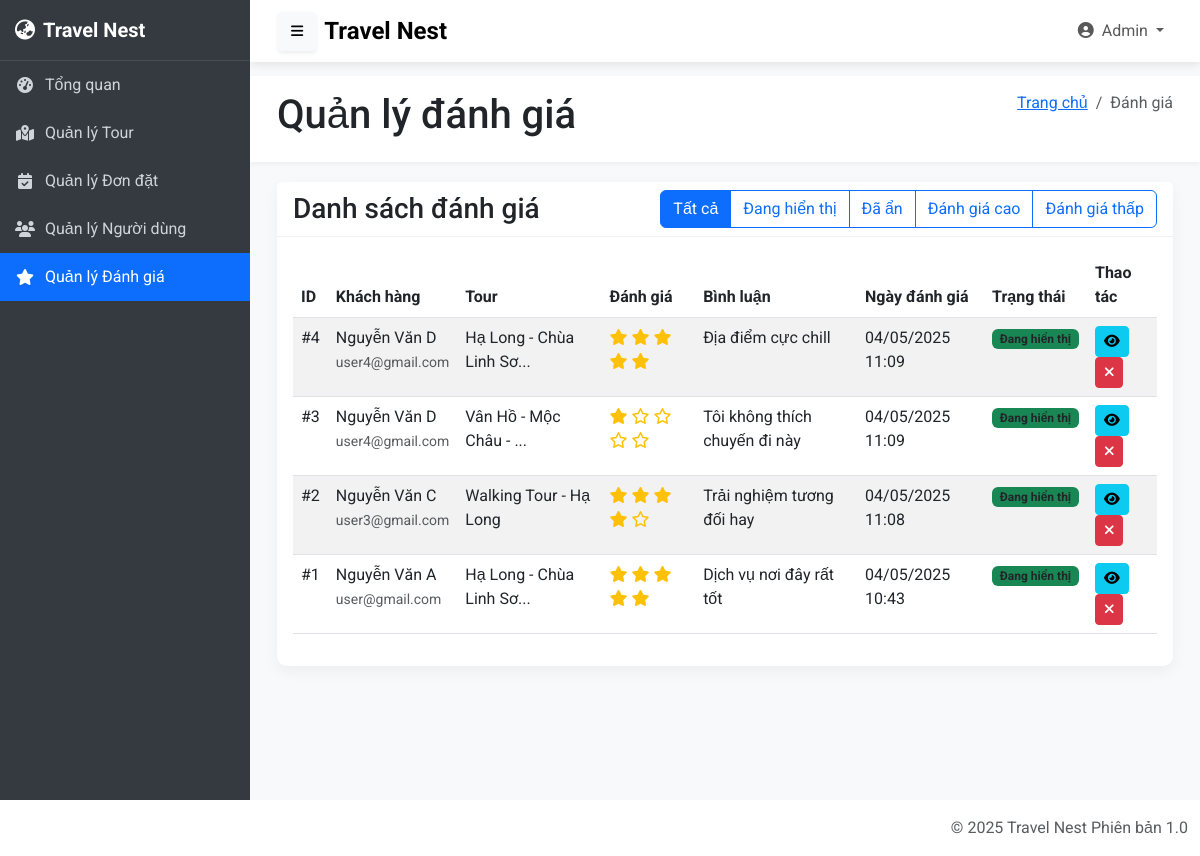
The page /admin/pages/review/reviews.php (signed in) on the database its author committed.
### tables this page shows
CREATE TABLE `reviews` (
  `review_id` int NOT NULL,
  `user_id` int NOT NULL,
  `tour_id` int NOT NULL,
  `booking_id` int NOT NULL,
  `rating` int NOT NULL,
  `comment` text,
  `status` enum('active','deleted') DEFAULT 'active',
  `review_date` timestamp NULL DEFAULT CURRENT_TIMESTAMP
);

CREATE TABLE `users` (
  `user_id` int NOT NULL,
  `full_name` varchar(255) NOT NULL,
  `email` varchar(255) NOT NULL,
  `password` varchar(255) NOT NULL,
  `phone` varchar(20) NOT NULL,
  `address` text,
  `role` enum('customer','admin') DEFAULT 'customer',
  `status` enum('active','blocked','inactive') DEFAULT 'active',
  `created_at` timestamp NULL DEFAULT CURRENT_TIMESTAMP,
  `updated_at` timestamp NULL DEFAULT CURRENT_TIMESTAMP ON UPDATE CURRENT_TIMESTAMP
);

CREATE TABLE `tours` (
  `tour_id` int NOT NULL,
  `name` varchar(255) NOT NULL,
  `description` text NOT NULL,
  `location` varchar(100) NOT NULL,
  `duration` varchar(50) NOT NULL,
  `price_adult` decimal(10,2) NOT NULL,
  `price_child` decimal(10,2) NOT NULL,
  `image1` varchar(255) DEFAULT NULL,
  `image2` varchar(255) DEFAULT NULL,
  `image3` varchar(255) DEFAULT NULL,
  `status` enum('active','inactive') DEFAULT 'active',
  `created_at` timestamp NULL DEFAULT CURRENT_TIMESTAMP,
  `updated_at` timestamp NULL DEFAULT CURRENT_TIMESTAMP ON UPDATE CURRENT_TIMESTAMP
);

### admin/pages/review/reviews.php (the view, shortened to what this page needs)
<?php
require_once '../../../config/config.php';
$filter = isset($_GET['filter']) ? $_GET['filter'] : 'all';
$whereClause = '';
$stmt = $conn->prepare("
    SELECT r.review_id, r.rating, r.comment, r.review_date, r.status,
           u.user_id, u.full_name, u.email,
           t.tour_id, t.name as tour_name,
           b.booking_id
    FROM reviews r
    INNER JOIN users u ON r.user_id = u.user_id
    INNER JOIN tours t ON r.tour_id = t.tour_id
    INNER JOIN bookings b ON r.booking_id = b.booking_id
    $whereClause
    ORDER BY r.review_date DESC
");
$stmt->execute();
$reviews = $stmt->get_result();
?>
<?php include '../../layouts/header.php'; ?>
<body>
    <?php include '../../layouts/navbar.php'; ?>
    <?php include '../../layouts/sidebar.php'; ?>
    <div class="content-wrapper" id="content-wrapper">
        <div class="content-header">
            <div class="container-fluid">
                <div class="row mb-2">
                    <div class="col-sm-6">
                        <h1 class="m-0">Quản lý đánh giá</h1>
                    </div>
                    <div class="col-sm-6">
                        <ol class="breadcrumb float-sm-end">
                            <li class="breadcrumb-item"><a href="../statistics/statistics.php">Trang chủ</a></li>
                            <li class="breadcrumb-item active">Đánh giá</li>
                        </ol>
                    </div>
                </div>
            </div>
        </div>
        <div class="content">
            <div class="container-fluid">
                <div class="card">
                    <div class="card-header">
                        <div class="d-flex justify-content-between align-items-center">
                            <h3 class="card-title mb-0">Danh sách đánh giá</h3>
                            <div class="btn-group">
                                <a href="?filter=all" class="btn btn-<?php echo $filter === 'all' ? 'primary' : 'outline-primary'; ?>">Tất cả</a>
                                <a href="?filter=active" class="btn btn-<?php echo $filter === 'active' ? 'primary' : 'outline-primary'; ?>">Đang hiển thị</a>
                                <a href="?filter=deleted" class="btn btn-<?php echo $filter === 'deleted' ? 'primary' : 'outline-primary'; ?>">Đã ẩn</a>
                                <a href="?filter=high_rating" class="btn btn-<?php echo $filter === 'high_rating' ? 'primary' : 'outline-primary'; ?>">Đánh giá cao</a>
                                <a href="?filter=low_rating" class="btn btn-<?php echo $filter === 'low_rating' ? 'primary' : 'outline-primary'; ?>">Đánh giá thấp</a>
                            </div>
                        </div>
                    </div>
                    <div class="card-body">
                        <div class="table-responsive">
                            <table class="table table-striped table-hover">
                                <thead>
                                    <tr>
                                        <th>ID</th>
                                        <th>Khách hàng</th>
                                        <th>Tour</th>
                                        <th>Đánh giá</th>
                                        <th>Bình luận</th>
                                        <th>Ngày đánh giá</th>
                                        <th>Trạng thái</th>
                                        <th>Thao tác</th>
                                    </tr>
                                </thead>
                                <tbody>
                                    <?php if ($reviews->num_rows > 0): ?>
                                        <?php while ($review = $reviews->fetch_assoc()): ?>
                                            <tr>
                                                <td>#<?php echo $review['review_id']; ?></td>
                                                <td>
                                                    <?php echo $review['full_name']; ?><br>
                                                    <small class="text-muted"><?php echo $review['email']; ?></small>
                                                </td>
                                                <td><?php echo strlen($review['tour_name']) > 26 ? substr($review['tour_name'], 0, 26) . '...' : $review['tour_name']; ?></td>
                                                <td>
                                                    <?php for ($i = 1; $i <= 5; $i++): ?>
                                                        <?php if ($i <= $review['rating']): ?>
                                                            <i class="fas fa-star text-warning"></i>
                                                        <?php else: ?>
                                                            <i class="far fa-star text-warning"></i>
                                                        <?php endif; ?>
                                                    <?php endfor; ?>
                                                </td>
                                                <td>
                                                    <?php echo (strlen($review['comment']) > 50) ? substr($review['comment'], 0, 50) . '...' : $review['comment']; ?>
                                                </td>
                                                <td><?php echo date('d/m/Y H:i', strtotime($review['review_date'])); ?></td>
                                                <td>
                                                    <?php if ($review['status'] === 'active'): ?>
                                                        <span class="badge bg-success">Đang hiển thị</span>
                                                    <?php else: ?>
                                                        <span class="badge bg-danger">Đã ẩn</span>
                                                    <?php endif; ?>
                                                </td>
                                                <td>
                                                    <button type="button" class="btn btn-sm btn-info" data-bs-toggle="modal" data-bs-target="#detailModal<?php echo $review['review_id']; ?>">
                                                        <i class="fas fa-eye"></i>
                                                    </button>
                                                    <?php if ($review['status'] === 'active'): ?>
                                                        <form method="post" class="d-inline" onsubmit="return confirm('Bạn có chắc chắn muốn ẩn đánh giá này?');">
                                                            <button type="submit" name="delete_review" class="btn btn-sm btn-danger">
                                                                <i class="fas fa-times"></i>
                                                            </button>
                                                        </form>
                                                    <?php endif; ?>
                                                </td>
                                            </tr>
                                        <?php endwhile; ?>
                                    <?php else: ?>
                                        <tr>
                                            <td colspan="8" class="text-center py-3">Không có đánh giá nào.</td>
                                        </tr>
                                    <?php endif; ?>
                                </tbody>
                            </table>
                        </div>
                    </div>
                </div>
            </div>
        </div>
    </div>
    <?php include '../../layouts/footer.php'; ?>
</body>
</html>

### admin/assets/css/admin.css (style rules this page uses)
body { font-family: 'Roboto', sans-serif; background-color: #f5f5f5; overflow-x: hidden; }
.content-wrapper { flex: 1; transition: margin-left 0.3s ease; background-color: #f8f9fa; margin-left: 250px; margin-top: 56px; min-height: calc(100vh - 56px); padding-top: 20px; }
.content-header { padding: 15px; background-color: #ffffff; box-shadow: 0 2px 5px rgba(0, 0, 0, 0.05); margin-bottom: 20px; }
.content { padding: 0 15px 15px; }
.card { border: none; border-radius: 10px; box-shadow: 0 5px 15px rgba(0, 0, 0, 0.05); margin-bottom: 20px; }
.card-header { background-color: #ffffff; border-bottom: 1px solid #f1f1f1; font-weight: 500; }
.table-responsive { border-radius: 10px; overflow: hidden; }
.badge { color:#212529; }
@media (min-width: 768px) { .content-wrapper { margin-left: 250px; } }

### rows shown on the page
reviews: review_id "4", user.full_name "Nguyễn Văn D", user.email "user4@gmail.com", tour.name "Hạ Long - Chùa Linh Sơ", rating 5 (drawn), comment "Địa điểm cực chill", review_date "04/05/2025 11:09", status "Đang hiển thị"
reviews: review_id "3", user.full_name "Nguyễn Văn D", user.email "user4@gmail.com", tour.name "Vân Hồ - Mộc Châu -", rating 1 (drawn), comment "Tôi không thích chuyến đi này", review_date "04/05/2025 11:09", status "Đang hiển thị"
reviews: review_id "2", user.full_name "Nguyễn Văn C", user.email "user3@gmail.com", tour.name "Walking Tour - Hạ Long", rating 4 (drawn), comment "Trải nghiệm tương đối hay", review_date "04/05/2025 11:08", status "Đang hiển thị"
reviews: review_id "1", user.full_name "Nguyễn Văn A", user.email "user@gmail.com", tour.name "Hạ Long - Chùa Linh Sơ", rating 5 (drawn), comment "Dịch vụ nơi đây rất tốt", review_date "04/05/2025 10:43", status "Đang hiển thị"

### other values the page prints
$_SESSION['full_name'] "Admin"
